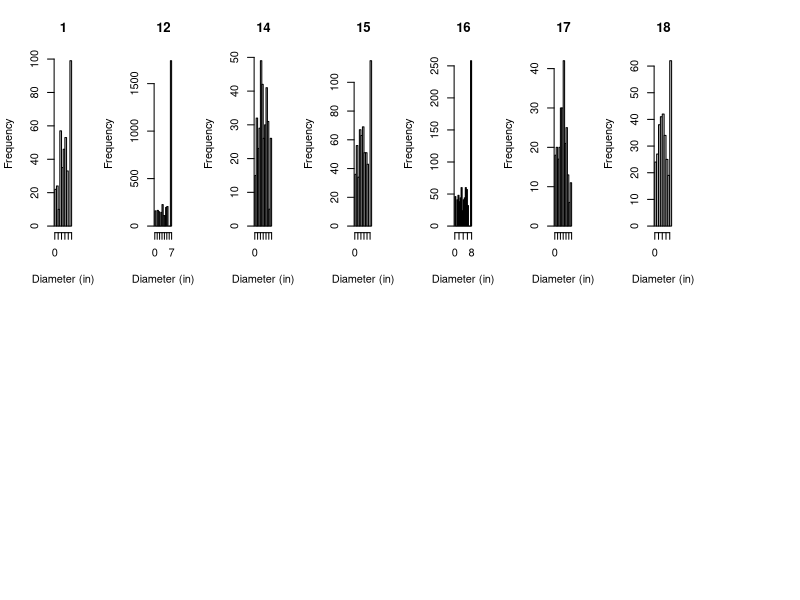
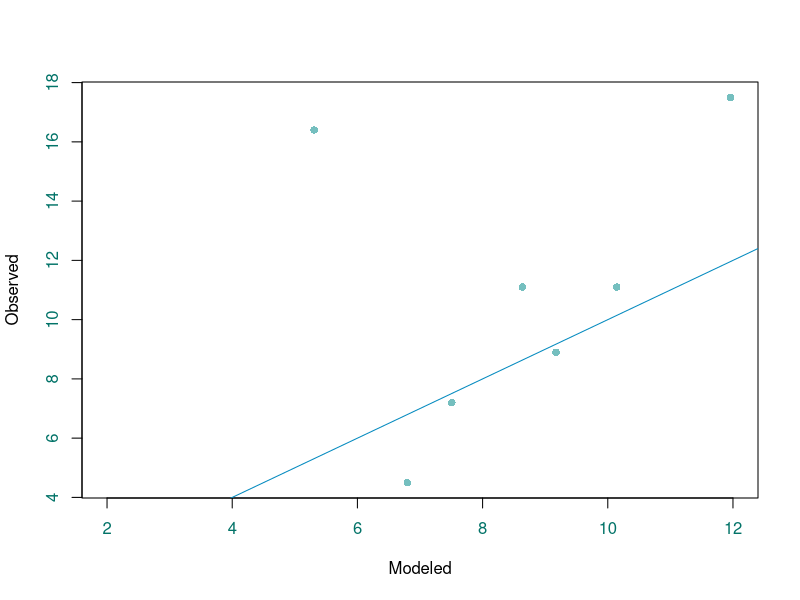
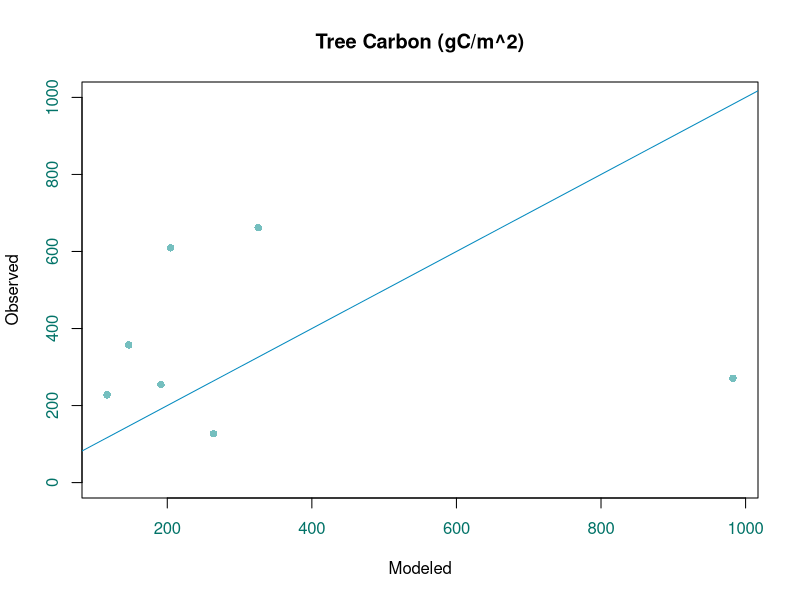

Write the R code that produced these figures, in order.
# Run slash pine simulations ----------------------------------------------

rm(list=ls())

par(mfrow=c(2,8))
final_list<-list()

# Plot 1 ----------------------------------------------

# data will be saved as list 1
mylist<-list() 


# set parameters for growth equation
aridity<-6957*0.0001

temp<-22.34389687

temp2<-temp^2

C_AVG<-((725/10)*(1/3))+((760/10)*(2/3))

N_AVG<-((1375/100)*(1/3))+((923/100)*(2/3))

CN<-C_AVG/N_AVG

CN_SCALE<-(CN*4.941)+29.777


# set stand age and density
plot_density<-379
observed.a<-round((10^.40808)*(8.9^1.06166))
predict.tasb<-matrix(nrow = 10, ncol = 1,0)
predict.d<-matrix(nrow = 10, ncol = 1,0)

for (o in 1:10){
  age<-matrix(0, nrow=observed.a[1], ncol=plot_density[1]) # initialize the age matrix
  Diameter<-matrix(0, nrow=observed.a[1], plot_density[1]) # initialize the diameter matrix
  TASB<-matrix(0, nrow=observed.a[1], plot_density[1]) # initialize the total above-stump biomass matrix
  
  # initialize the diameter for the first year
  Diameter[1,]<-(10^(-1.2975 + 0.1872*temp - 0.0044*temp2 - 0.2243*aridity))*(0.3536*1^(-0.6464))
  
  for (j in 1:plot_density){ # specify tree per hectare
    
    for (i in 2:observed.a){ # specify how long to run the simulation (years)
      
      age[i,j]<-age[i-1,j]+1
      
      growth<-(10^(-1.2975 + 0.1872*temp - 0.0044*temp2 - 0.2243*aridity))*(0.3536*age[i,j]^(-0.6464))
      
      # define the mortality rate here
      # initialize as a numeric with only 1 possible value
      M <- numeric(length = 1)
      
      # Mortality based on diameter class
      if (Diameter[i,j]<=3.94){ M<- rbinom(1,1,(.4/8))}
      else if (Diameter[i,j]>3.94 & Diameter[i,j]<=7.97){M<-rbinom(1,1,(.2/8))}
      else if (Diameter[i,j]>7.97 & Diameter[i,j]<=11.81){M<-rbinom(1,1,(.15/8))}
      else if (Diameter[i,j]>11.81 & Diameter[i,j]<=15.75){M<-rbinom(1,1,(.1/8))}
      else if (Diameter[i,j]>15.75){M<-rbinom(1,1,(0.01/8))}
      
      # Calculate the diameter for jth tree for the ith observed year
      Diameter[i,j]<-Diameter[i-1,j] + growth - M*(Diameter[i-1,j]+growth)
      
      #use diameter and age to calculate total aboveground biomass of the jth tree in the ith year
      TASB [i,j]<-0.0578*(Diameter[i,j]^2.41)*(age[i,j]^.204)
      
      # If the tree dies, plant a new tree (age = 0)
      if (M==1){age[i,j]<-0}
    }
  }
  # save average modeled diameter
  predict.d[o,1]<-max(Diameter[26,])
  predict.tasb[o,1]<-sum(TASB[26,])*.5*1000*(1/10000)
}
observed.d<-c(8.9)
observed.tasb<-c(254.483096)
modeled.d<-mean(predict.d)
modeled.tasb<-mean(predict.tasb)
hist(Diameter[26,], main = "1", xlab = "Diameter (in)")

# set up dataframe to store simulated data
df<-cbind(observed.d, modeled.d, observed.a, plot_density, temp, temp2, aridity, CN_SCALE, observed.tasb, modeled.tasb)

df<-data.frame(df)

colnames(df)<-c("Observed_Diameter","Modeled_Diameter","Age", "Tree_Density", "Temperature", "Temperature2", "Aridity", "Soil_CN", "Observed_Biomass", "Modeled_Biomass")

# data will be saved as list 1
mylist[[1]] <- df


# Plot 12 ----------------------------------------------

# set parameters for growth equation
aridity<-6932*0.0001

temp<-22.33102036

temp2<-temp^2

C_AVG<-((366/10)*(1/3))+((427/10)*(2/3))

N_AVG<-((1137/100)*(1/3))+((628/100)*(2/3))

CN<-C_AVG/N_AVG

CN_SCALE<-(CN*4.941)+29.777


# set stand age and density
plot_density<-3209
observed.a<-round((10^.40808)*(4.5^1.06166))
predict.d<-matrix(nrow = 10, ncol = 1,0)
predict.tasb<-matrix(nrow = 10, ncol = 1,0)
observed.tasb<-270.982210

for (h in 1:10){   
  
  age<-matrix(0, nrow=observed.a[1], ncol=plot_density[1]) # initialize the age matrix
  Diameter<-matrix(0, nrow=observed.a[1], plot_density[1]) # initialize the diameter matrix
  TASB<-matrix(0, nrow=observed.a[1], plot_density[1]) # initialize the total above-stump biomass matrix
  
  # initialize the diameter for the first year
  Diameter[1,]<-(10^(-1.2975 + 0.1872*temp - 0.0044*temp2 - 0.2243*aridity))*(0.3536*1^(-0.6464))
  
  for (j in 1:plot_density){ # specify tree per hectare
    
    for (i in 2:observed.a){ # specify how long to run the simulation (years)
      
      age[i,j]<-age[i-1,j]+1
      
      growth<-(10^(-1.2975 + 0.1872*temp - 0.0044*temp2 - 0.2243*aridity))*(0.3536*age[i,j]^(-0.6464))
      
      # define the mortality rate here
      # initialize as a numeric with only 1 possible value
      M <- numeric(length = 1)
      
      # Mortality based on diameter class
      if (Diameter[i,j]<=3.94){ M<- rbinom(1,1,(.4/8))}
      else if (Diameter[i,j]>3.94 & Diameter[i,j]<=7.97){M<-rbinom(1,1,(.2/8))}
      else if (Diameter[i,j]>7.97 & Diameter[i,j]<=11.81){M<-rbinom(1,1,(.15/8))}
      else if (Diameter[i,j]>11.81 & Diameter[i,j]<=15.75){M<-rbinom(1,1,(.1/8))}
      else if (Diameter[i,j]>15.75){M<-rbinom(1,1,(0.01/8))}
      
      # Calculate the diameter for jth tree for the ith observed year
      Diameter[i,j]<-Diameter[i-1,j] + growth - M*(Diameter[i-1,j]+growth)
      
      #use diameter and age to calculate total aboveground biomass of the jth tree in the ith year
      TASB [i,j]<-0.0578*(Diameter[i,j]^2.41)*(age[i,j]^.204)
      
      # If the tree dies, plant a new tree (age = 0)
      if (M==1){age[i,j]<-0}
      
    }
  }
  predict.d[h,1]<-max(Diameter[13,])
  predict.tasb[h,1]<-sum(TASB[13,])*.5*1000*(1/10000)
}

# save average modeled diameter
modeled.d<-mean(predict.d)
observed.d<-c(4.5)
modeled.tasb<-mean(predict.tasb)
hist(Diameter[13,], main = "12", xlab = "Diameter (in)")

# set up dataframe to store simulated data
df<-cbind(observed.d, modeled.d, observed.a, plot_density, temp, temp2, aridity, CN_SCALE, observed.tasb, modeled.tasb)

df<-data.frame(df)

colnames(df)<-c("Observed_Diameter","Modeled_Diameter","Age", "Tree_Density", "Temperature", "Temperature2", "Aridity", "Soil_CN",
                "Observed_Biomass", "Modeled_Biomass")

# data will be saved as list 9
mylist[[9]] <- df  


# Plot 14 ----------------------------------------------

# set parameters for growth equation
aridity<-7595*0.0001

temp<-20.97239685

temp2<-temp^2

C_AVG<-((475/10)*(1/3))+((227/10)*(2/3))

N_AVG<-((2085/100)*(1/3))+((1689/100)*(2/3))

CN<-C_AVG/N_AVG

CN_SCALE<-(CN*4.941)+29.777


# set stand age and density
plot_density<-349
observed.a<-round((10^.40808)*(16.4^1.06166))
predict.d<-matrix(nrow = 10, ncol = 1,0)
predict.tasb<-matrix(nrow = 10, ncol = 1,0)
observed.tasb<-609.471481

for (h in 1:10){   
  
  age<-matrix(0, nrow=observed.a[1], ncol=plot_density[1]) # initialize the age matrix
  Diameter<-matrix(0, nrow=observed.a[1], plot_density[1]) # initialize the diameter matrix
  TASB<-matrix(0, nrow=observed.a[1], plot_density[1]) # initialize the total above-stump biomass matrix
  
  # initialize the diameter for the first year
  Diameter[1,]<-(10^(-1.2975 + 0.1872*temp - 0.0044*temp2 - 0.2243*aridity))*(0.3536*1^(-0.6464))
  
  for (j in 1:plot_density){ # specify tree per hectare
    
    for (i in 2:observed.a){ # specify how long to run the simulation (years)
      
      age[i,j]<-age[i-1,j]+1
      
      growth<-(10^(-1.2975 + 0.1872*temp - 0.0044*temp2 - 0.2243*aridity))*(0.3536*age[i,j]^(-0.6464))
      
      # define the mortality rate here
      # initialize as a numeric with only 1 possible value
      M <- numeric(length = 1)
      
      # Mortality based on diameter class
      if (Diameter[i,j]<=3.94){ M<- rbinom(1,1,(.4/8))}
      else if (Diameter[i,j]>3.94 & Diameter[i,j]<=7.97){M<-rbinom(1,1,(.2/8))}
      else if (Diameter[i,j]>7.97 & Diameter[i,j]<=11.81){M<-rbinom(1,1,(.15/8))}
      else if (Diameter[i,j]>11.81 & Diameter[i,j]<=15.75){M<-rbinom(1,1,(.1/8))}
      else if (Diameter[i,j]>15.75){M<-rbinom(1,1,(0.01/8))}
      
      # Calculate the diameter for jth tree for the ith observed year
      Diameter[i,j]<-Diameter[i-1,j] + growth - M*(Diameter[i-1,j]+growth)
      
      #use diameter and age to calculate total aboveground biomass of the jth tree in the ith year
      TASB [i,j]<-0.0578*(Diameter[i,j]^2.41)*(age[i,j]^.204)
      
      # If the tree dies, plant a new tree (age = 0)
      if (M==1){age[i,j]<-0}
      
    }
  }
  predict.d[h,1]<-max(Diameter[50])
  predict.tasb[h,1]<-sum(TASB[50,])*.5*1000*(1/10000)
}

# save average modeled diameter
modeled.d<-mean(predict.d)
observed.d<-c(16.4)
modeled.tasb<-mean(predict.tasb)
hist(Diameter[50,], main = "14", xlab = "Diameter (in)")

# set up dataframe to store simulated data
df<-cbind(observed.d, modeled.d, observed.a, plot_density, temp, temp2, aridity, CN_SCALE, observed.tasb, modeled.tasb)

df<-data.frame(df)

colnames(df)<-c("Observed_Diameter","Modeled_Diameter","Age", "Tree_Density", "Temperature", "Temperature2", "Aridity", "Soil_CN",
                "Observed_Biomass", "Modeled_Biomass")

# data will be saved as list 11
mylist[[11]] <- df 

# Plot 15 ----------------------------------------------

# set parameters for growth equation
aridity<-6941*0.0001

temp<-22.33102036

temp2<-temp^2

C_AVG<-((486/10)*(1/3))+((475/10)*(2/3))

N_AVG<-((1238/100)*(1/3))+((827/100)*(2/3))

CN<-C_AVG/N_AVG

CN_SCALE<-(CN*4.941)+29.777


# set stand age and density
plot_density<-585
observed.a<-round((10^.40808)*(11.1^1.06166))
predict.d<-matrix(nrow = 10, ncol = 1,0)
predict.tasb<-matrix(nrow = 10, ncol = 1,0)
observed.tasb<-661.599248

for (h in 1:10){   
  
  age<-matrix(0, nrow=observed.a[1], ncol=plot_density[1]) # initialize the age matrix
  Diameter<-matrix(0, nrow=observed.a[1], plot_density[1]) # initialize the diameter matrix
  TASB<-matrix(0, nrow=observed.a[1], plot_density[1]) # initialize the total above-stump biomass matrix
  
  # initialize the diameter for the first year
  Diameter[1,]<-(10^(-1.2975 + 0.1872*temp - 0.0044*temp2 - 0.2243*aridity))*(0.3536*1^(-0.6464))
  
  for (j in 1:plot_density){ # specify tree per hectare
    
    for (i in 2:observed.a){ # specify how long to run the simulation (years)
      
      age[i,j]<-age[i-1,j]+1
      
      growth<-(10^(-1.2975 + 0.1872*temp - 0.0044*temp2 - 0.2243*aridity))*(0.3536*age[i,j]^(-0.6464))
      
      # define the mortality rate here
      # initialize as a numeric with only 1 possible value
      M <- numeric(length = 1)
      
      # Mortality based on diameter class
      if (Diameter[i,j]<=3.94){ M<- rbinom(1,1,(.4/8))}
      else if (Diameter[i,j]>3.94 & Diameter[i,j]<=7.97){M<-rbinom(1,1,(.2/8))}
      else if (Diameter[i,j]>7.97 & Diameter[i,j]<=11.81){M<-rbinom(1,1,(.15/8))}
      else if (Diameter[i,j]>11.81 & Diameter[i,j]<=15.75){M<-rbinom(1,1,(.1/8))}
      else if (Diameter[i,j]>15.75){M<-rbinom(1,1,(0.01/8))}
      
      # Calculate the diameter for jth tree for the ith observed year
      Diameter[i,j]<-Diameter[i-1,j] + growth - M*(Diameter[i-1,j]+growth)
      
      #use diameter and age to calculate total aboveground biomass of the jth tree in the ith year
      TASB [i,j]<-0.0578*(Diameter[i,j]^2.41)*(age[i,j]^.204)
      
      # If the tree dies, plant a new tree (age = 0)
      if (M==1){age[i,j]<-0}
      
    }
  }
  predict.d[h,1]<-max(Diameter[33,])
  predict.tasb[h,1]<-sum(TASB[33,])*.5*1000*(1/10000)
}  

# save average modeled diameter
modeled.d<-mean(predict.d)
observed.d<-c(11.1)
modeled.tasb<-mean(predict.tasb)
hist(Diameter[33,], main = "15", xlab = "Diameter (in)")

# set up dataframe to store simulated data
df<-cbind(observed.d, modeled.d, observed.a, plot_density, temp, temp2, aridity, CN_SCALE, observed.tasb, modeled.tasb)

df<-data.frame(df)

colnames(df)<-c("Observed_Diameter","Modeled_Diameter","Age", "Tree_Density", "Temperature", "Temperature2", "Aridity", "Soil_CN",
                "Observed_Biomass", "Modeled_Biomass")

# data will be saved as list 12
mylist[[12]] <- df

# Plot 16 ----------------------------------------------

# set parameters for growth equation
aridity<-8774*0.0001

temp<-19.62741661

temp2<-temp^2

C_AVG<-((972/10)*(1/3))+((295/10)*(2/3))

N_AVG<-((1585/100)*(1/3))+((505/100)*(2/3))

CN<-C_AVG/N_AVG

CN_SCALE<-(CN*4.941)+29.777


# set stand age and density
plot_density<-793
observed.a<-round((10^.40808)*(7.2^1.06166))
predict.d<-matrix(nrow = 10, ncol = 1,0)
predict.tasb<-matrix(nrow = 10, ncol = 1,0)
observed.tasb<-126.913553

for (h in 1:10){    
  
  age<-matrix(0, nrow=observed.a[1], ncol=plot_density[1]) # initialize the age matrix
  Diameter<-matrix(0, nrow=observed.a[1], plot_density[1]) # initialize the diameter matrix
  TASB<-matrix(0, nrow=observed.a[1], plot_density[1]) # initialize the total above-stump biomass matrix
  
  # initialize the diameter for the first year
  Diameter[1,]<-(10^(-1.2975 + 0.1872*temp - 0.0044*temp2 - 0.2243*aridity))*(0.3536*1^(-0.6464))
  
  for (j in 1:plot_density){ # specify tree per hectare
    
    for (i in 2:observed.a){ # specify how long to run the simulation (years)
      
      age[i,j]<-age[i-1,j]+1
      
      growth<-(10^(-1.2975 + 0.1872*temp - 0.0044*temp2 - 0.2243*aridity))*(0.3536*age[i,j]^(-0.6464))
      
      # define the mortality rate here
      # initialize as a numeric with only 1 possible value
      M <- numeric(length = 1)
      
      # Mortality based on diameter class
      if (Diameter[i,j]<=3.94){ M<- rbinom(1,1,(.4/8))}
      else if (Diameter[i,j]>3.94 & Diameter[i,j]<=7.97){M<-rbinom(1,1,(.2/8))}
      else if (Diameter[i,j]>7.97 & Diameter[i,j]<=11.81){M<-rbinom(1,1,(.15/8))}
      else if (Diameter[i,j]>11.81 & Diameter[i,j]<=15.75){M<-rbinom(1,1,(.1/8))}
      else if (Diameter[i,j]>15.75){M<-rbinom(1,1,(0.01/8))}
      
      # Calculate the diameter for jth tree for the ith observed year
      Diameter[i,j]<-Diameter[i-1,j] + growth - M*(Diameter[i-1,j]+growth)
      
      #use diameter and age to calculate total aboveground biomass of the jth tree in the ith year
      TASB [i,j]<-0.0578*(Diameter[i,j]^2.41)*(age[i,j]^.204)
      
      # If the tree dies, plant a new tree (age = 0)
      if (M==1){age[i,j]<-0}
      
    }
  }
  predict.d[h,1]<-max(Diameter[21,])
  predict.tasb[h,1]<-sum(TASB[21,])*.5*1000*(1/10000)
}  

# save average modeled diameter
modeled.d<-mean(predict.d)
observed.d<-c(7.2)
modeled.tasb<-mean(predict.tasb)
hist(Diameter[21,], main = "16", xlab = "Diameter (in)")

# set up dataframe to store simulated data
df<-cbind(observed.d, modeled.d, observed.a, plot_density, temp, temp2, aridity, CN_SCALE, observed.tasb, modeled.tasb)

df<-data.frame(df)

colnames(df)<-c("Observed_Diameter","Modeled_Diameter","Age", "Tree_Density", "Temperature", "Temperature2", "Aridity", "Soil_CN",
                "Observed_Biomass", "Modeled_Biomass")

# data will be saved as list 13
mylist[[13]] <- df

# Plot 17 ----------------------------------------------

# set parameters for growth equation
aridity<-7687*0.0001

temp<-20.97239685

temp2<-temp^2

C_AVG<-((405/10)*(1/3))+((182/10)*(2/3))

N_AVG<-((2095/100)*(1/3))+((1702/100)*(2/3))

CN<-C_AVG/N_AVG

CN_SCALE<-(CN*4.941)+29.777


# set stand age and density
plot_density<-253
observed.a<-round((10^.40808)*(17.5^1.06166))
predict.d<-matrix(nrow = 10, ncol = 1,0)
predict.tasb<-matrix(nrow = 10, ncol = 1,0)
observed.tasb<-357.394052

for (h in 1:10){  
  
  age<-matrix(0, nrow=observed.a[1], ncol=plot_density[1]) # initialize the age matrix
  Diameter<-matrix(0, nrow=observed.a[1], plot_density[1]) # initialize the diameter matrix
  TASB<-matrix(0, nrow=observed.a[1], plot_density[1]) # initialize the total above-stump biomass matrix
  
  # initialize the diameter for the first year
  Diameter[1,]<-(10^(-1.2975 + 0.1872*temp - 0.0044*temp2 - 0.2243*aridity))*(0.3536*1^(-0.6464))
  
  for (j in 1:plot_density){ # specify tree per hectare
    
    for (i in 2:observed.a){ # specify how long to run the simulation (years)
      
      age[i,j]<-age[i-1,j]+1
      
      growth<-(10^(-1.2975 + 0.1872*temp - 0.0044*temp2 - 0.2243*aridity))*(0.3536*age[i,j]^(-0.6464))
      
      # define the mortality rate here
      # initialize as a numeric with only 1 possible value
      M <- numeric(length = 1)
      
      # Mortality based on diameter class
      if (Diameter[i,j]<=3.94){ M<- rbinom(1,1,(.4/8))}
      else if (Diameter[i,j]>3.94 & Diameter[i,j]<=7.97){M<-rbinom(1,1,(.2/8))}
      else if (Diameter[i,j]>7.97 & Diameter[i,j]<=11.81){M<-rbinom(1,1,(.15/8))}
      else if (Diameter[i,j]>11.81 & Diameter[i,j]<=15.75){M<-rbinom(1,1,(.1/8))}
      else if (Diameter[i,j]>15.75){M<-rbinom(1,1,(0.01/8))}
      
      # Calculate the diameter for jth tree for the ith observed year
      Diameter[i,j]<-Diameter[i-1,j] + growth - M*(Diameter[i-1,j]+growth)
      
      #use diameter and age to calculate total aboveground biomass of the jth tree in the ith year
      TASB [i,j]<-0.0578*(Diameter[i,j]^2.41)*(age[i,j]^.204)
      
      # If the tree dies, plant a new tree (age = 0)
      if (M==1){age[i,j]<-0}
      
    }
  }
  predict.d[h,1]<-max(Diameter[53,])
  predict.tasb[h,1]<-sum(TASB[53,])*.5*1000*(1/10000)
}

# save average modeled diameter
modeled.d<-mean(predict.d)
observed.d<-c(17.5)
modeled.tasb<-mean(predict.tasb)
hist(Diameter[53,], main = "17", xlab = "Diameter (in)")

# set up dataframe to store simulated data
df<-cbind(observed.d, modeled.d, observed.a, plot_density, temp, temp2, aridity, CN_SCALE, observed.tasb, modeled.tasb)

df<-data.frame(df)

colnames(df)<-c("Observed_Diameter","Modeled_Diameter","Age", "Tree_Density", "Temperature", "Temperature2", "Aridity", "Soil_CN",
                "Observed_Biomass", "Modeled_Biomass")

# data will be saved as list 14
mylist[[14]] <- df

# Plot 18 ----------------------------------------------

# set parameters for growth equation
aridity<-9677*0.0001

temp<-19.52181244

temp2<-temp^2

C_AVG<-((515/10)*(1/3))+((143/10)*(2/3))

N_AVG<-((1366/100)*(1/3))+((454/100)*(2/3))

CN<-C_AVG/N_AVG

CN_SCALE<-(CN*4.941)+29.777


# set stand age and density
plot_density<-312
observed.a<-round((10^.40808)*(11.1^1.06166))
predict.d<-matrix(nrow = 10, ncol = 1,0)
predict.d<-matrix(nrow = 10, ncol = 1,0)
observed.tasb<-227.810385


for (h in 1:10){   
  
  age<-matrix(0, nrow=observed.a[1], ncol=plot_density[1]) # initialize the age matrix
  Diameter<-matrix(0, nrow=observed.a[1], plot_density[1]) # initialize the diameter matrix
  TASB<-matrix(0, nrow=observed.a[1], plot_density[1]) # initialize the total above-stump biomass matrix
  
  # initialize the diameter for the first year
  Diameter[1,]<-(10^(-1.2975 + 0.1872*temp - 0.0044*temp2 - 0.2243*aridity))*(0.3536*1^(-0.6464))
  
  for (j in 1:plot_density){ # specify tree per hectare
    
    for (i in 2:observed.a){ # specify how long to run the simulation (years)
      
      age[i,j]<-age[i-1,j]+1
      
      growth<-(10^(-1.2975 + 0.1872*temp - 0.0044*temp2 - 0.2243*aridity))*(0.3536*age[i,j]^(-0.6464))
      
      # define the mortality rate here
      # initialize as a numeric with only 1 possible value
      M <- numeric(length = 1)
      
      # Mortality based on diameter class
      if (Diameter[i,j]<=3.94){ M<- rbinom(1,1,(.4/8))}
      else if (Diameter[i,j]>3.94 & Diameter[i,j]<=7.97){M<-rbinom(1,1,(.2/8))}
      else if (Diameter[i,j]>7.97 & Diameter[i,j]<=11.81){M<-rbinom(1,1,(.15/8))}
      else if (Diameter[i,j]>11.81 & Diameter[i,j]<=15.75){M<-rbinom(1,1,(.1/8))}
      else if (Diameter[i,j]>15.75){M<-rbinom(1,1,(0.01/8))}
      
      # Calculate the diameter for jth tree for the ith observed year
      Diameter[i,j]<-Diameter[i-1,j] + growth - M*(Diameter[i-1,j]+growth)
      
      #use diameter and age to calculate total aboveground biomass of the jth tree in the ith year
      TASB [i,j]<-0.0578*(Diameter[i,j]^2.41)*(age[i,j]^.204)
      
      # If the tree dies, plant a new tree (age = 0)
      if (M==1){age[i,j]<-0}
      
    }
  }
  predict.d[h,1]<-max(Diameter[33,])
  predict.tasb[h,1]<-sum(TASB[33,])*.5*1000*(1/10000)
  
}

# save average modeled diameter
modeled.d<-mean(predict.d)
observed.d<-c(11.1)
modeled.tasb<-mean(predict.tasb)
hist(Diameter[33,], main = "18", xlab = "Diameter (in)")

# set up dataframe to store simulated data
df<-cbind(observed.d, modeled.d, observed.a, plot_density, temp, temp2, aridity, CN_SCALE, observed.tasb, modeled.tasb)

df<-data.frame(df)

colnames(df)<-c("Observed_Diameter","Modeled_Diameter","Age", "Tree_Density", "Temperature", "Temperature2", "Aridity", "Soil_CN",
                "Observed_Biomass", "Modeled_Biomass")

# data will be saved as list 15
mylist[[15]] <- df


final_list <- do.call(rbind.data.frame, mylist)
# Compare observed diameter vs modeled diameter ---------------------------
par(mfrow=c(1,1))

model.1<-lm(data = final_list, log10(Observed_Diameter/Modeled_Diameter)~log10(Age)+Tree_Density+Temperature+Temperature2+Aridity)
summary(model.1)
# plot(Temperature~Aridity, data= final_list[[1]])
# 
# res.age<-residuals(model.1)
# plot(res.age~df2$Age)
# plot(res.age~df2$Aridity)

model.2<-lm(data = final_list, log10(Observed_Diameter/Modeled_Diameter)~log10(Age))
summary(model.2)

plot(data = final_list, Observed_Diameter~Modeled_Diameter, xlim = c(2,12), xlab="Modeled", ylab="Observed",
     col.axis="#027368", col="#75BFBF", pch=16, type="p") + abline(0,1, col="#048ABF")

plot(data = final_list, Observed_Biomass~Modeled_Biomass, ylim = c(0,1000), xlab="Modeled", ylab="Observed", main ="Tree Carbon (gC/m^2)",
     col.axis="#027368", col="#75BFBF", pch=16, type="p") + abline(0,1, col="#048ABF") 

# Correcting growth equation -------------------------------------------------

# before
growth<-(10^(-1.2975 + 0.1872*temp - 0.0044*temp2 - 0.2243*aridity))*(0.3536*age[i,j]^(-0.6464))

#after
growth<-(10^(-2.0202 + 0.1872*temp - 0.0044*temp2 - 0.2243*aridity))*(0.9477*age[i,j]^(-0.0523))
